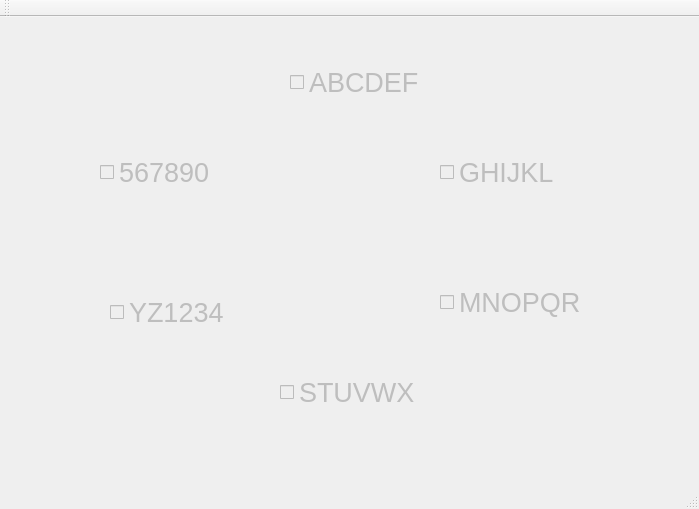
<?xml version="1.0" encoding="UTF-8"?>
<ui version="4.0">
 <class>MainWindow</class>
 <widget class="QMainWindow" name="MainWindow">
  <property name="geometry">
   <rect>
    <x>0</x>
    <y>0</y>
    <width>699</width>
    <height>509</height>
   </rect>
  </property>
  <property name="windowTitle">
   <string>MainWindow</string>
  </property>
  <widget class="QWidget" name="centralWidget">
   <widget class="QCheckBox" name="checkBox_1">
    <property name="enabled">
     <bool>false</bool>
    </property>
    <property name="geometry">
     <rect>
      <x>290</x>
      <y>40</y>
      <width>150</width>
      <height>50</height>
     </rect>
    </property>
    <property name="font">
     <font>
      <pointsize>20</pointsize>
     </font>
    </property>
    <property name="text">
     <string>ABCDEF</string>
    </property>
    <property name="iconSize">
     <size>
      <width>32</width>
      <height>32</height>
     </size>
    </property>
    <property name="checkable">
     <bool>true</bool>
    </property>
   </widget>
   <widget class="QCheckBox" name="checkBox_2">
    <property name="enabled">
     <bool>false</bool>
    </property>
    <property name="geometry">
     <rect>
      <x>440</x>
      <y>130</y>
      <width>150</width>
      <height>50</height>
     </rect>
    </property>
    <property name="font">
     <font>
      <pointsize>20</pointsize>
     </font>
    </property>
    <property name="text">
     <string>GHIJKL</string>
    </property>
    <property name="iconSize">
     <size>
      <width>32</width>
      <height>32</height>
     </size>
    </property>
    <property name="checkable">
     <bool>true</bool>
    </property>
   </widget>
   <widget class="QCheckBox" name="checkBox_3">
    <property name="enabled">
     <bool>false</bool>
    </property>
    <property name="geometry">
     <rect>
      <x>440</x>
      <y>260</y>
      <width>150</width>
      <height>50</height>
     </rect>
    </property>
    <property name="font">
     <font>
      <pointsize>20</pointsize>
     </font>
    </property>
    <property name="text">
     <string>MNOPQR</string>
    </property>
    <property name="iconSize">
     <size>
      <width>32</width>
      <height>32</height>
     </size>
    </property>
    <property name="checkable">
     <bool>true</bool>
    </property>
   </widget>
   <widget class="QCheckBox" name="checkBox_4">
    <property name="enabled">
     <bool>false</bool>
    </property>
    <property name="geometry">
     <rect>
      <x>280</x>
      <y>350</y>
      <width>150</width>
      <height>50</height>
     </rect>
    </property>
    <property name="font">
     <font>
      <pointsize>20</pointsize>
     </font>
    </property>
    <property name="text">
     <string>STUVWX</string>
    </property>
    <property name="iconSize">
     <size>
      <width>32</width>
      <height>32</height>
     </size>
    </property>
    <property name="checkable">
     <bool>true</bool>
    </property>
   </widget>
   <widget class="QCheckBox" name="checkBox_5">
    <property name="enabled">
     <bool>false</bool>
    </property>
    <property name="geometry">
     <rect>
      <x>110</x>
      <y>270</y>
      <width>150</width>
      <height>50</height>
     </rect>
    </property>
    <property name="font">
     <font>
      <pointsize>20</pointsize>
     </font>
    </property>
    <property name="text">
     <string>YZ1234</string>
    </property>
    <property name="iconSize">
     <size>
      <width>32</width>
      <height>32</height>
     </size>
    </property>
    <property name="checkable">
     <bool>true</bool>
    </property>
   </widget>
   <widget class="QCheckBox" name="checkBox_6">
    <property name="enabled">
     <bool>false</bool>
    </property>
    <property name="geometry">
     <rect>
      <x>100</x>
      <y>130</y>
      <width>150</width>
      <height>50</height>
     </rect>
    </property>
    <property name="font">
     <font>
      <pointsize>20</pointsize>
     </font>
    </property>
    <property name="text">
     <string>567890</string>
    </property>
    <property name="iconSize">
     <size>
      <width>32</width>
      <height>32</height>
     </size>
    </property>
    <property name="checkable">
     <bool>true</bool>
    </property>
   </widget>
  </widget>
  <widget class="QMenuBar" name="menuBar">
   <property name="geometry">
    <rect>
     <x>0</x>
     <y>0</y>
     <width>699</width>
     <height>19</height>
    </rect>
   </property>
  </widget>
  <widget class="QToolBar" name="mainToolBar">
   <attribute name="toolBarArea">
    <enum>TopToolBarArea</enum>
   </attribute>
   <attribute name="toolBarBreak">
    <bool>false</bool>
   </attribute>
  </widget>
  <widget class="QStatusBar" name="statusBar"/>
 </widget>
 <layoutdefault spacing="6" margin="11"/>
 <resources/>
 <connections/>
</ui>
